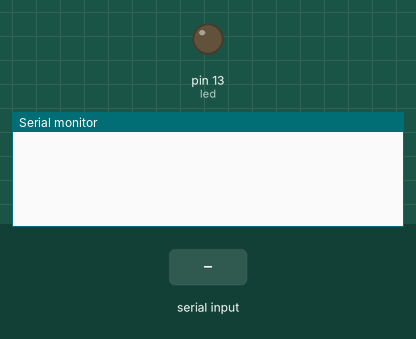
This sketch was run on a simulated Arduino Uno, built with avr-gcc and run on an emulated ATmega328P. On the bench: output pins drawn as LEDs (lit = HIGH), the last lines printed to the serial monitor. The inputs (shaded band) are chosen by the test bench.

Above: at 1.2 s.
1.3 s: "90,45\n" received over Serial
At 2.9 s:
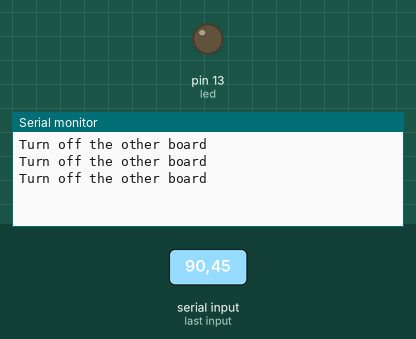
3.8 s: "90,45\n" received over the second serial link
At 5.0 s:
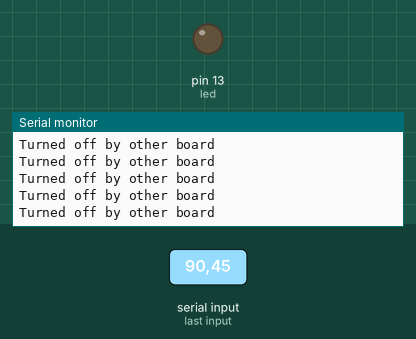
5.3 s: "1\n" received over Serial
At 6.1 s:
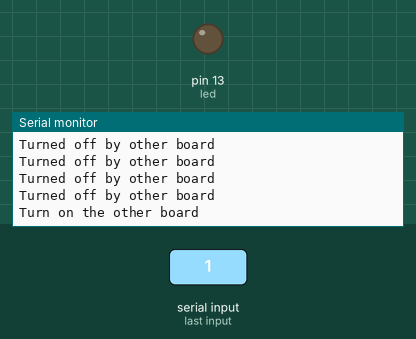

Measured:
- after the input at 1.3 s, the serial monitor: prints a new line at once (image 1)
- after the input at 3.8 s, the serial monitor: prints a new line at once (image 2)
- after the input at 5.3 s, the serial monitor: prints a new line at once (image 3)

The sketch:

Arduino2Arduino.ino
```cpp
#include <SoftwareSerial.h>

int led = 13; //Led connected to pin 13
int data = 0; //Serial Data
int data2 = 0; //RX TX Data

SoftwareSerial mySerial(11, 12); // RX, TX

void setup()
{
  while (!Serial) {
    ; // Wait for serial port to connect. Needed for native USB port only
  }
  Serial.begin(9600);
  mySerial.begin(4800);
  pinMode(led, OUTPUT);
}

void loop()
{
  if (Serial.available() > 0) {
    data = Serial.parseInt();
    if(data == 1){
      mySerial.write(1);
     Serial.println("Turn on the other board");
    } else {
      mySerial.write(2);
      Serial.println("Turn off the other board");
    }
  }

  if (mySerial.available() > 0) {
    data2 = mySerial.read();
    if (data2 == 1) {
      digitalWrite(led, HIGH);
      Serial.println("Turned on by other board");
    } else {
      digitalWrite(led, LOW);
      Serial.println("Turned off by other board");
    }
  }
}
```
